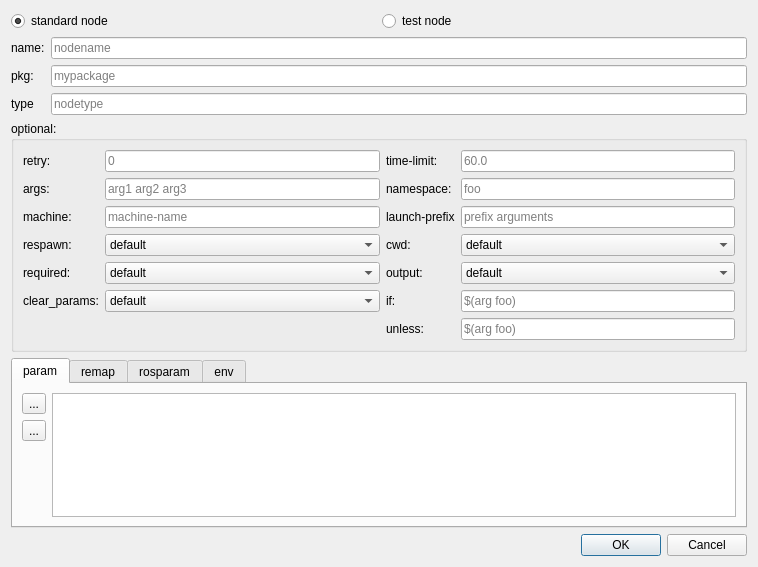
<?xml version="1.0" encoding="UTF-8"?>
<ui version="4.0">
 <class>NodeEdit</class>
 <widget class="QDialog" name="NodeEdit">
  <property name="geometry">
   <rect>
    <x>0</x>
    <y>0</y>
    <width>758</width>
    <height>567</height>
   </rect>
  </property>
  <property name="windowTitle">
   <string>Parameter</string>
  </property>
  <property name="windowIcon">
   <iconset>
    <normaloff>:/icons/logo.png</normaloff>:/icons/logo.png</iconset>
  </property>
  <layout class="QGridLayout" name="gridLayout">
   <item row="0" column="0">
    <layout class="QHBoxLayout" name="horizontalLayout">
     <item>
      <widget class="QRadioButton" name="radioButton_standardNode">
       <property name="text">
        <string>standard node</string>
       </property>
       <property name="checked">
        <bool>true</bool>
       </property>
      </widget>
     </item>
     <item>
      <widget class="QRadioButton" name="radioButton_testNode">
       <property name="text">
        <string>test node</string>
       </property>
      </widget>
     </item>
    </layout>
   </item>
   <item row="1" column="0">
    <layout class="QFormLayout" name="formLayout">
     <property name="fieldGrowthPolicy">
      <enum>QFormLayout::ExpandingFieldsGrow</enum>
     </property>
     <item row="0" column="0">
      <widget class="QLabel" name="label_name">
       <property name="text">
        <string>name:</string>
       </property>
      </widget>
     </item>
     <item row="0" column="1">
      <widget class="QLineEdit" name="lineEdit_name">
       <property name="inputMask">
        <string/>
       </property>
       <property name="text">
        <string/>
       </property>
       <property name="placeholderText">
        <string>nodename</string>
       </property>
      </widget>
     </item>
     <item row="1" column="0">
      <widget class="QLabel" name="label_6">
       <property name="text">
        <string>pkg:</string>
       </property>
      </widget>
     </item>
     <item row="1" column="1">
      <widget class="QLineEdit" name="lineEdit_pkg">
       <property name="enabled">
        <bool>true</bool>
       </property>
       <property name="readOnly">
        <bool>true</bool>
       </property>
       <property name="placeholderText">
        <string>mypackage</string>
       </property>
      </widget>
     </item>
     <item row="2" column="0">
      <widget class="QLabel" name="label_3">
       <property name="text">
        <string>type</string>
       </property>
      </widget>
     </item>
     <item row="2" column="1">
      <widget class="QLineEdit" name="lineEdit_type">
       <property name="enabled">
        <bool>true</bool>
       </property>
       <property name="inputMask">
        <string/>
       </property>
       <property name="readOnly">
        <bool>true</bool>
       </property>
       <property name="placeholderText">
        <string>nodetype</string>
       </property>
      </widget>
     </item>
    </layout>
   </item>
   <item row="2" column="0">
    <widget class="QGroupBox" name="groupBox_standard">
     <property name="title">
      <string>optional:</string>
     </property>
     <layout class="QGridLayout" name="gridLayout_2">
      <item row="2" column="0">
       <layout class="QGridLayout" name="gridLayout_3">
        <item row="6" column="0">
         <widget class="QLabel" name="label_1">
          <property name="text">
           <string>clear_params:</string>
          </property>
         </widget>
        </item>
        <item row="6" column="2">
         <widget class="QComboBox" name="comboBox_clear_params">
          <property name="minimumSize">
           <size>
            <width>100</width>
            <height>0</height>
           </size>
          </property>
          <item>
           <property name="text">
            <string>default</string>
           </property>
          </item>
          <item>
           <property name="text">
            <string>true</string>
           </property>
          </item>
          <item>
           <property name="text">
            <string>false</string>
           </property>
          </item>
         </widget>
        </item>
        <item row="4" column="0">
         <widget class="QLabel" name="label">
          <property name="text">
           <string>required:</string>
          </property>
         </widget>
        </item>
        <item row="3" column="0">
         <widget class="QLabel" name="label_4">
          <property name="text">
           <string>respawn:</string>
          </property>
         </widget>
        </item>
        <item row="3" column="2">
         <widget class="QComboBox" name="comboBox_respawn">
          <item>
           <property name="text">
            <string>default</string>
           </property>
          </item>
          <item>
           <property name="text">
            <string>true</string>
           </property>
          </item>
          <item>
           <property name="text">
            <string>false</string>
           </property>
          </item>
         </widget>
        </item>
        <item row="4" column="2">
         <widget class="QComboBox" name="comboBox_required">
          <item>
           <property name="text">
            <string>default</string>
           </property>
          </item>
          <item>
           <property name="text">
            <string>true</string>
           </property>
          </item>
          <item>
           <property name="text">
            <string>false</string>
           </property>
          </item>
         </widget>
        </item>
        <item row="3" column="3">
         <widget class="QLabel" name="label_11">
          <property name="text">
           <string>cwd:</string>
          </property>
         </widget>
        </item>
        <item row="3" column="5">
         <widget class="QComboBox" name="comboBox_cwd">
          <property name="minimumSize">
           <size>
            <width>100</width>
            <height>0</height>
           </size>
          </property>
          <item>
           <property name="text">
            <string>default</string>
           </property>
          </item>
          <item>
           <property name="text">
            <string>ROS_HOME</string>
           </property>
          </item>
          <item>
           <property name="text">
            <string>node</string>
           </property>
          </item>
         </widget>
        </item>
        <item row="4" column="3">
         <widget class="QLabel" name="label_output">
          <property name="text">
           <string>output:</string>
          </property>
         </widget>
        </item>
        <item row="4" column="5">
         <widget class="QComboBox" name="comboBox_output">
          <property name="minimumSize">
           <size>
            <width>100</width>
            <height>0</height>
           </size>
          </property>
          <item>
           <property name="text">
            <string>default</string>
           </property>
          </item>
          <item>
           <property name="text">
            <string>log</string>
           </property>
          </item>
          <item>
           <property name="text">
            <string>screen</string>
           </property>
          </item>
         </widget>
        </item>
        <item row="0" column="0">
         <widget class="QLabel" name="label_retry">
          <property name="text">
           <string>retry:</string>
          </property>
         </widget>
        </item>
        <item row="0" column="2">
         <widget class="QLineEdit" name="lineEdit_retry">
          <property name="placeholderText">
           <string>0</string>
          </property>
         </widget>
        </item>
        <item row="0" column="3">
         <widget class="QLabel" name="label_time_limit">
          <property name="text">
           <string>time-limit:</string>
          </property>
         </widget>
        </item>
        <item row="0" column="5">
         <widget class="QLineEdit" name="lineEdit_time_limit">
          <property name="placeholderText">
           <string>60.0</string>
          </property>
         </widget>
        </item>
        <item row="1" column="0">
         <widget class="QLabel" name="label_2">
          <property name="text">
           <string>args:</string>
          </property>
         </widget>
        </item>
        <item row="1" column="2">
         <widget class="QLineEdit" name="lineEdit_args">
          <property name="placeholderText">
           <string>arg1 arg2 arg3</string>
          </property>
         </widget>
        </item>
        <item row="1" column="3">
         <widget class="QLabel" name="label_8">
          <property name="text">
           <string>namespace:</string>
          </property>
         </widget>
        </item>
        <item row="1" column="5">
         <widget class="QLineEdit" name="lineEdit_namespace">
          <property name="placeholderText">
           <string>foo</string>
          </property>
         </widget>
        </item>
        <item row="2" column="0">
         <widget class="QLabel" name="label_machine">
          <property name="text">
           <string>machine:</string>
          </property>
         </widget>
        </item>
        <item row="2" column="3">
         <widget class="QLabel" name="label_9">
          <property name="text">
           <string>launch-prefix</string>
          </property>
         </widget>
        </item>
        <item row="2" column="2">
         <widget class="QLineEdit" name="lineEdit_machine">
          <property name="placeholderText">
           <string>machine-name</string>
          </property>
         </widget>
        </item>
        <item row="2" column="5">
         <widget class="QLineEdit" name="lineEdit_launch_prefix">
          <property name="placeholderText">
           <string>prefix arguments</string>
          </property>
         </widget>
        </item>
        <item row="6" column="5">
         <widget class="QLineEdit" name="lineEdit_if">
          <property name="placeholderText">
           <string>$(arg foo)</string>
          </property>
         </widget>
        </item>
        <item row="6" column="3">
         <widget class="QLabel" name="label_5">
          <property name="text">
           <string>if:</string>
          </property>
         </widget>
        </item>
        <item row="7" column="3">
         <widget class="QLabel" name="label_7">
          <property name="text">
           <string>unless:</string>
          </property>
         </widget>
        </item>
        <item row="7" column="5">
         <widget class="QLineEdit" name="lineEdit_unless">
          <property name="placeholderText">
           <string>$(arg foo)</string>
          </property>
         </widget>
        </item>
       </layout>
      </item>
     </layout>
    </widget>
   </item>
   <item row="3" column="0">
    <widget class="QTabWidget" name="tabWidget_paramItems">
     <property name="currentIndex">
      <number>0</number>
     </property>
     <widget class="QWidget" name="param">
      <attribute name="title">
       <string>param</string>
      </attribute>
      <layout class="QGridLayout" name="gridLayout_5">
       <item row="0" column="1">
        <layout class="QHBoxLayout" name="horizontalLayout_3">
         <item>
          <layout class="QVBoxLayout" name="verticalLayout_2">
           <item>
            <widget class="QToolButton" name="toolButton_deleteParam">
             <property name="text">
              <string>...</string>
             </property>
            </widget>
           </item>
           <item>
            <widget class="QToolButton" name="toolButton_addParam">
             <property name="text">
              <string>...</string>
             </property>
            </widget>
           </item>
           <item>
            <spacer name="verticalSpacer_2">
             <property name="orientation">
              <enum>Qt::Vertical</enum>
             </property>
             <property name="sizeHint" stdset="0">
              <size>
               <width>20</width>
               <height>40</height>
              </size>
             </property>
            </spacer>
           </item>
          </layout>
         </item>
         <item>
          <widget class="QTableView" name="tableView_paramItems">
           <property name="editTriggers">
            <set>QAbstractItemView::NoEditTriggers</set>
           </property>
           <property name="alternatingRowColors">
            <bool>true</bool>
           </property>
           <property name="selectionMode">
            <enum>QAbstractItemView::SingleSelection</enum>
           </property>
           <property name="selectionBehavior">
            <enum>QAbstractItemView::SelectRows</enum>
           </property>
          </widget>
         </item>
        </layout>
       </item>
      </layout>
     </widget>
     <widget class="QWidget" name="remap">
      <attribute name="title">
       <string>remap</string>
      </attribute>
      <layout class="QGridLayout" name="gridLayout_7">
       <item row="0" column="0">
        <layout class="QHBoxLayout" name="horizontalLayout_2">
         <item>
          <layout class="QVBoxLayout" name="verticalLayout">
           <item>
            <widget class="QToolButton" name="toolButton_deleteRemap">
             <property name="text">
              <string>...</string>
             </property>
            </widget>
           </item>
           <item>
            <spacer name="verticalSpacer">
             <property name="orientation">
              <enum>Qt::Vertical</enum>
             </property>
             <property name="sizeHint" stdset="0">
              <size>
               <width>20</width>
               <height>40</height>
              </size>
             </property>
            </spacer>
           </item>
          </layout>
         </item>
         <item>
          <widget class="QTableView" name="tableView_remapItems">
           <property name="editTriggers">
            <set>QAbstractItemView::NoEditTriggers</set>
           </property>
           <property name="alternatingRowColors">
            <bool>true</bool>
           </property>
           <property name="selectionMode">
            <enum>QAbstractItemView::SingleSelection</enum>
           </property>
           <property name="selectionBehavior">
            <enum>QAbstractItemView::SelectRows</enum>
           </property>
          </widget>
         </item>
        </layout>
       </item>
      </layout>
     </widget>
     <widget class="QWidget" name="rosparam">
      <attribute name="title">
       <string>rosparam</string>
      </attribute>
      <layout class="QGridLayout" name="gridLayout_6">
       <item row="0" column="0">
        <layout class="QHBoxLayout" name="horizontalLayout_4">
         <item>
          <layout class="QVBoxLayout" name="verticalLayout_3">
           <item>
            <widget class="QToolButton" name="toolButton_deleteRosparam">
             <property name="text">
              <string>...</string>
             </property>
            </widget>
           </item>
           <item>
            <spacer name="verticalSpacer_3">
             <property name="orientation">
              <enum>Qt::Vertical</enum>
             </property>
             <property name="sizeHint" stdset="0">
              <size>
               <width>20</width>
               <height>40</height>
              </size>
             </property>
            </spacer>
           </item>
          </layout>
         </item>
         <item>
          <widget class="QTableView" name="tableView_rosparamItems">
           <property name="editTriggers">
            <set>QAbstractItemView::NoEditTriggers</set>
           </property>
           <property name="alternatingRowColors">
            <bool>true</bool>
           </property>
           <property name="selectionMode">
            <enum>QAbstractItemView::SingleSelection</enum>
           </property>
           <property name="selectionBehavior">
            <enum>QAbstractItemView::SelectRows</enum>
           </property>
          </widget>
         </item>
        </layout>
       </item>
      </layout>
     </widget>
     <widget class="QWidget" name="env">
      <attribute name="title">
       <string>env</string>
      </attribute>
      <layout class="QGridLayout" name="gridLayout_4">
       <item row="0" column="0">
        <layout class="QHBoxLayout" name="horizontalLayout_5">
         <item>
          <layout class="QVBoxLayout" name="verticalLayout_4">
           <item>
            <widget class="QToolButton" name="toolButton_deleteEnv">
             <property name="text">
              <string>...</string>
             </property>
            </widget>
           </item>
           <item>
            <spacer name="verticalSpacer_4">
             <property name="orientation">
              <enum>Qt::Vertical</enum>
             </property>
             <property name="sizeHint" stdset="0">
              <size>
               <width>20</width>
               <height>40</height>
              </size>
             </property>
            </spacer>
           </item>
          </layout>
         </item>
         <item>
          <widget class="QTableView" name="tableView_envItems">
           <property name="editTriggers">
            <set>QAbstractItemView::NoEditTriggers</set>
           </property>
           <property name="alternatingRowColors">
            <bool>true</bool>
           </property>
           <property name="selectionMode">
            <enum>QAbstractItemView::SingleSelection</enum>
           </property>
           <property name="selectionBehavior">
            <enum>QAbstractItemView::SelectRows</enum>
           </property>
          </widget>
         </item>
        </layout>
       </item>
      </layout>
     </widget>
    </widget>
   </item>
   <item row="4" column="0">
    <widget class="QDialogButtonBox" name="buttonBox">
     <property name="orientation">
      <enum>Qt::Horizontal</enum>
     </property>
     <property name="standardButtons">
      <set>QDialogButtonBox::Cancel|QDialogButtonBox::Ok</set>
     </property>
    </widget>
   </item>
  </layout>
  <action name="actionDelete_env">
   <property name="icon">
    <iconset resource="../icons.qrc">
     <normaloff>:/icons/icons/list-remove.png</normaloff>:/icons/icons/list-remove.png</iconset>
   </property>
   <property name="text">
    <string>delete</string>
   </property>
   <property name="shortcut">
    <string>Del</string>
   </property>
  </action>
  <action name="actionDelete_rosparam">
   <property name="icon">
    <iconset resource="../icons.qrc">
     <normaloff>:/icons/icons/list-remove.png</normaloff>:/icons/icons/list-remove.png</iconset>
   </property>
   <property name="text">
    <string>delete</string>
   </property>
   <property name="shortcut">
    <string>Del</string>
   </property>
  </action>
  <action name="actionDelete_param">
   <property name="icon">
    <iconset resource="../icons.qrc">
     <normaloff>:/icons/icons/list-remove.png</normaloff>:/icons/icons/list-remove.png</iconset>
   </property>
   <property name="text">
    <string>delete</string>
   </property>
   <property name="shortcut">
    <string>Del</string>
   </property>
  </action>
  <action name="actionDelete_remap">
   <property name="icon">
    <iconset resource="../icons.qrc">
     <normaloff>:/icons/icons/list-remove.png</normaloff>:/icons/icons/list-remove.png</iconset>
   </property>
   <property name="text">
    <string>delete</string>
   </property>
   <property name="shortcut">
    <string>Del</string>
   </property>
  </action>
  <action name="actionAdd_param">
   <property name="icon">
    <iconset resource="../icons.qrc">
     <normaloff>:/icons/icons/list-add.png</normaloff>:/icons/icons/list-add.png</iconset>
   </property>
   <property name="text">
    <string>add</string>
   </property>
   <property name="shortcut">
    <string>Ins</string>
   </property>
  </action>
 </widget>
 <resources>
  <include location="../icons.qrc"/>
 </resources>
 <connections>
  <connection>
   <sender>buttonBox</sender>
   <signal>rejected()</signal>
   <receiver>NodeEdit</receiver>
   <slot>reject()</slot>
   <hints>
    <hint type="sourcelabel">
     <x>316</x>
     <y>260</y>
    </hint>
    <hint type="destinationlabel">
     <x>286</x>
     <y>274</y>
    </hint>
   </hints>
  </connection>
  <connection>
   <sender>buttonBox</sender>
   <signal>accepted()</signal>
   <receiver>NodeEdit</receiver>
   <slot>accept()</slot>
   <hints>
    <hint type="sourcelabel">
     <x>248</x>
     <y>254</y>
    </hint>
    <hint type="destinationlabel">
     <x>157</x>
     <y>274</y>
    </hint>
   </hints>
  </connection>
 </connections>
</ui>
